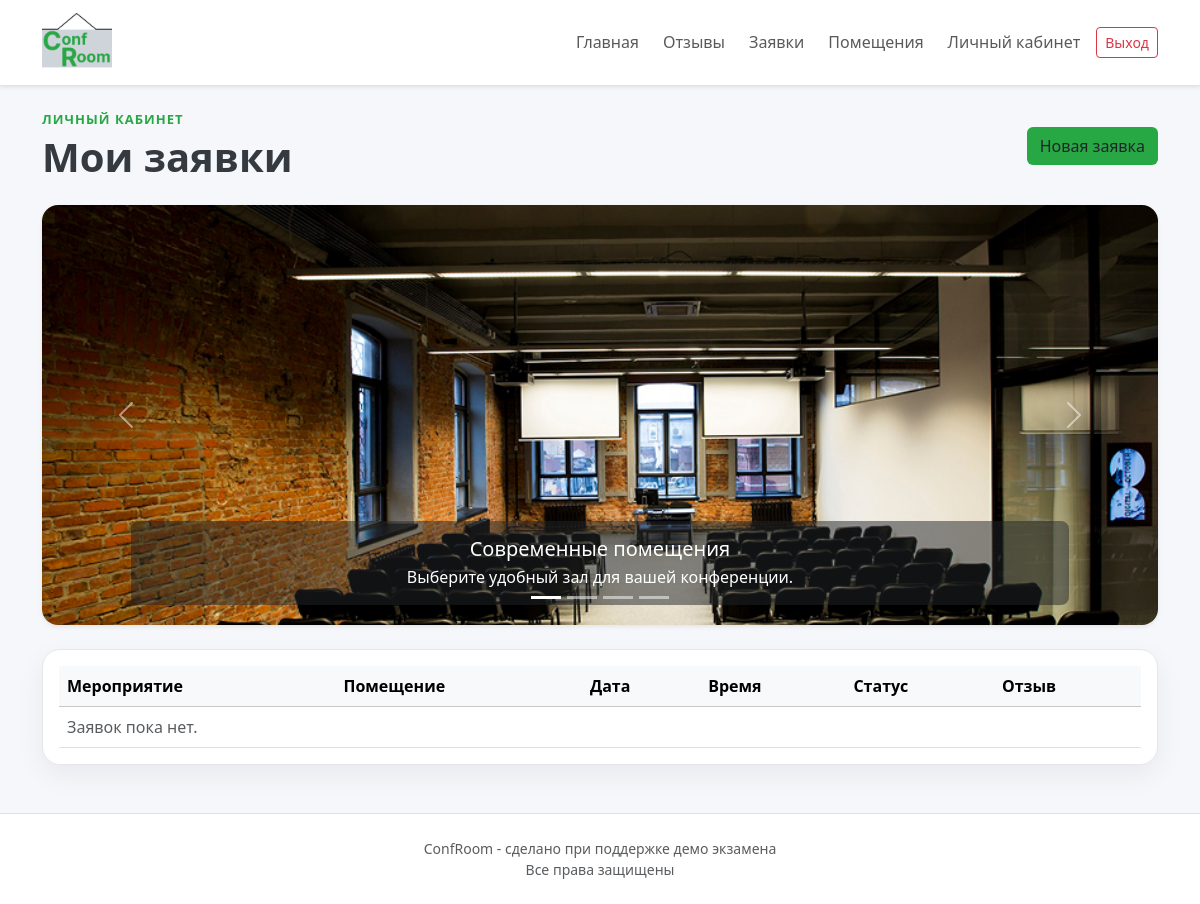
Page /dashboard/ (signed in) on the earlier database version.
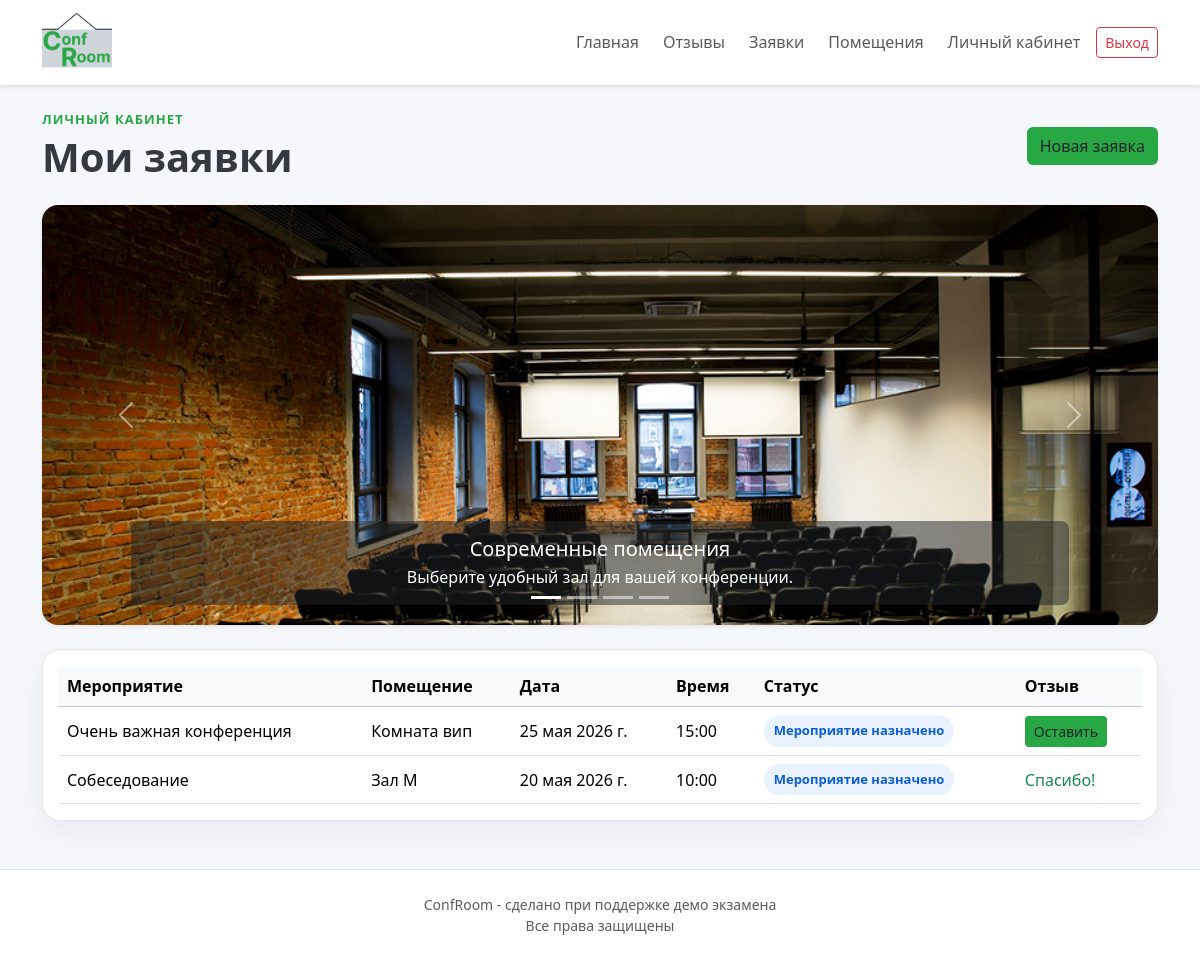
Same page on the later database version.
### booking/models.py (models this page shows, shortened)
class BookingRequest(models.Model):
    class Status(models.TextChoices):
        NEW = 'new', 'Новая'
        APPOINTED = 'appointed', 'Мероприятие назначено'
        COMPLETED = 'completed', 'Мероприятие завершено'
    class PaymentMethod(models.TextChoices):
        CASH = 'cash', 'Наличниые'
        CARD = 'card', 'Банковская карта'
        INVOICE = 'invoice', 'Безнал'
    user = models.ForeignKey(User, on_delete=models.CASCADE, verbose_name='Пользователь')
    room = models.ForeignKey(Room, on_delete=models.PROTECT, verbose_name='Помещение')
    event_name = models.CharField('Название мероприятия', max_length=160)
    event_date = models.DateField('Дата мероприятия')
    preferred_time = models.TimeField('Предпочтительное время')
    payment_method = models.CharField('Способ оплаты', max_length=20, choices=PaymentMethod.choices)
    status = models.CharField('Статус', max_length=20, choices=Status.choices, default=Status.NEW)
    admin_comment = models.TextField('Комментарий администратора', blank=True)
    created_at = models.DateTimeField('Дата создания', auto_now_add=True)
    updated_at = models.DateTimeField('Дата изменения', auto_now=True)
    class Meta:
        verbose_name = 'Заявка'
        verbose_name_plural = 'Заявки'
        ordering = ['-created_at']

class Room(models.Model):
    name = models.CharField('Название комнаты', max_length=120)
    capacity = models.PositiveIntegerField('Вместимость')
    location = models.TextField('Расроложение', max_length=120)
    description = models.TextField('Краткое описание', blank=True)
    price_per_hour = models.DecimalField('Цена за час аренды', max_digits=10, decimal_places=2)
    is_active = models.BooleanField('Доступность комнаты', default=True)
    class Meta:
        verbose_name = 'room'
        verbose_name_plural = 'rooms'
        ordering = ['name']

### booking/views.py (the view)
# urls.py: path('dashboard/', views.dashboard, name='dashboard'),
@login_required
def dashboard(request):
    requests = BookingRequest.objects.filter(user=request.user).select_related('room')
    return render(request, 'booking/dashboard.html', {'requests': requests})

### templates/booking/dashboard.html (shortened to what this page needs)
{% extends 'booking/base.html' %}
{% block content %}
<section class="d-flex flex-column flex-md-row justify-content-between align-items-md-center gap-3 mb-4">
  <div>
    <p class="eyebrow mb-1 custom-green ">Личный кабинет</p>
    <h1 class="fw-bold mb-0 dark-grey-txt">Мои заявки</h1>
  </div>
  <a class="btn btn-custom-green" href="{% url 'booking_create' %}">Новая заявка</a>
</section>
<div class="mb-4">{% include 'booking/includes/slider.html' %}</div>
<section class="table-card p-3">
  <div class="table-responsive">
    <table class="table table-hover align-middle mb-0">
      <thead class="table-light"><tr><th>Мероприятие</th><th>Помещение</th><th>Дата</th><th>Время</th><th>Статус</th><th>Отзыв</th></tr></thead>
      <tbody>
      {% for item in requests %}
        <tr>
          <td>{{ item.event_name }}</td>
          <td>{{ item.room.name }}</td>
          <td>{{ item.event_date }}</td>
          <td>{{ item.preferred_time }}</td>
          <td><span class="status-badge">{{ item.get_status_display }}</span></td>
          <td>
            {% if item.status != 'new' and not item.review %}
              <a class="btn btn-custom-green btn-sm" href="{% url 'review_create' item.pk %}">Оставить</a>
            {% elif item.review %}
              <span class="text-success">Спасибо!</span>
            {% else %}
              <span class="text-muted">После изменения статуса</span>
            {% endif %}
          </td>
        </tr>
      {% empty %}
        <tr><td colspan="6" class="text-muted">Заявок пока нет.</td></tr>
      {% endfor %}
      </tbody>
    </table>
  </div>
</section>
{% endblock %}

### templates/booking/base.html (shortened to what this page needs)
{% load static %}
<!doctype html>
<html lang="ru">
<head>
  <link href="https://cdn.jsdelivr.net/npm/bootstrap@5.3.3/dist/css/bootstrap.min.css" rel="stylesheet">
  <link rel="stylesheet" href="{% static 'css/style.css' %}">
</head>
<body>
<nav class="navbar navbar-expand-lg bg-white border-bottom sticky-top shadow-sm">
  <div class="container">
    <a class="navbar-brand fw-bold custom-green" href="{% url 'home' %}"><img src="/media/Logo.png" class="logo" alt="Логотип компании"></a>
    <div class="collapse navbar-collapse" id="mainNav">
      <ul class="navbar-nav ms-auto align-items-lg-center gap-lg-2">
        <li class="nav-item"><a class="nav-link" href="{% url 'home' %}">Главная</a></li>
        <li class="nav-item"><a class="nav-link" href="{% url 'reviews' %}">Отзывы</a></li>
        {% if user.is_authenticated %}
          {% if user.is_staff %}
            <li class="nav-item"><a class="nav-link" href="{% url 'admin_panel' %}">Заявки</a></li>
            <li class="nav-item"><a class="nav-link" href="{% url 'admin_room_list' %}">Помещения</a></li>
          {% endif %}
          <li class="nav-item"><a class="nav-link" href="{% url 'dashboard' %}">Личный кабинет</a></li>
          <li class="nav-item">
            <form method="post" action="{% url 'logout' %}" class="m-0">
              <button class="btn btn-outline-danger btn-sm" type="submit">Выход</button>
            </form>
          </li>
        {% else %}
          <li class="nav-item"><a class="nav-link" href="{% url 'login' %}">Вход</a></li>
          <li class="nav-item"><a class="btn btn-custom-green btn-sm" href="{% url 'register' %}">Регистрация</a></li>
        {% endif %}
      </ul>
    </div>
  </div>
</nav>
<main class="container py-4">
  {% block content %}{% endblock %}
</main>
<footer class="border-top bg-white py-4 mt-4">
  <div class="container text-center text-muted small">ConfRoom - сделано при поддержке демо экзамена</div>
  <div class="container text-center text-muted small">Все права защищены</div>
</footer>
</body>
</html>

### templates/booking/includes/slider.html (shortened to what this page needs)
<div id="mainCarousel"
     class="carousel slide rounded-4 shadow-sm overflow-hidden bg-white"
     data-bs-ride="carousel"
     data-bs-interval="3000">
  <div class="carousel-indicators">
    <button type="button" data-bs-target="#mainCarousel" data-bs-slide-to="0" class="active" aria-current="true" aria-label="Слайд 1"></button>
    <button type="button" data-bs-target="#mainCarousel" data-bs-slide-to="1" aria-label="Слайд 2"></button>
    <button type="button" data-bs-target="#mainCarousel" data-bs-slide-to="2" aria-label="Слайд 3"></button>
    <button type="button" data-bs-target="#mainCarousel" data-bs-slide-to="3" aria-label="Слайд 4"></button>
  </div>
  <div class="carousel-inner">
    <div class="carousel-item active">
      <img src="/media/slider/slide1.jpg" class="d-block w-100 carousel-img" alt="Конференц-зал">
      <div class="carousel-caption bg-dark bg-opacity-50 rounded-3 p-3">
        <h5 class="mb-1">Современные помещения</h5>
        <p class="mb-0 d-none d-md-block">Выберите удобный зал для вашей конференции.</p>
      </div>
    </div>
  </div>
  <button class="carousel-control-prev" type="button" data-bs-target="#mainCarousel" data-bs-slide="prev">
    <span class="carousel-control-prev-icon" aria-hidden="true"></span>
  </button>
  <button class="carousel-control-next" type="button" data-bs-target="#mainCarousel" data-bs-slide="next">
    <span class="carousel-control-next-icon" aria-hidden="true"></span>
  </button>
</div>

### static/css/style.css (style rules this page uses)
body { background: #f5f7fb; color: #1f2937; }
.navbar-brand { letter-spacing: .3px; }
.hero-card, .form-card, .simple-card, .table-card, .filter-card { background: #ffffff; border: 1px solid #e5e7eb; border-radius: 18px; box-shadow: 0 10px 28px rgba(15, 23, 42, .06); }
.eyebrow { color: #0d6efd; font-weight: 700; font-size: 13px; text-transform: uppercase; letter-spacing: .08em; }
.carousel-img { height: 420px; object-fit: cover; background: #e9f2ff; }
.carousel-caption { left: 8%; right: 8%; }
.status-badge { background: #eaf2ff; color: #0b5ed7; border-radius: 999px; padding: 6px 10px; font-size: 13px; font-weight: 700; display: inline-block; }
.custom-green { color: #28A745 }
.btn-custom-green { background-color: #28A745; }
.logo { width: 70px; }
.dark-grey-txt { color: #343A40; }

Differences in the rows shown:
added BookingRequest: event_name "Очень важная конференция", room.name "Комната вип", event_date "25 мая 2026 г.", preferred_time "15:00", status "Мероприятие назначено", shows "Оставить"
added BookingRequest: event_name "Собеседование", room.name "Зал М", event_date "20 мая 2026 г.", preferred_time "10:00", status "Мероприятие назначено", shows "Спасибо!"
Other differences:
text no longer shown: "Заявок пока нет."
